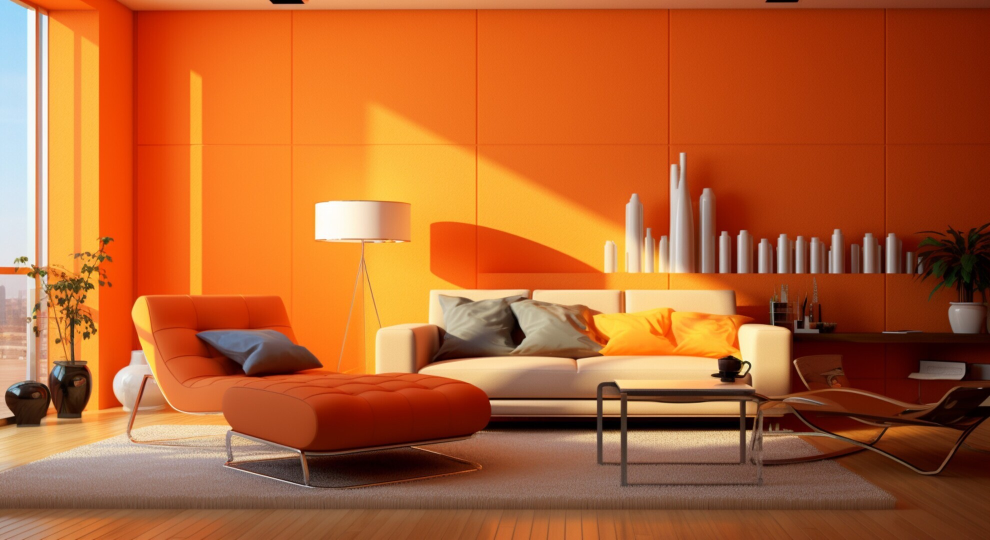
#> input picture Block_2/Practical_work_1_OpenCV/room.jpg, 1980 x 1080 px, given in place of the camera (shown at 1/2 size)
$ python Laboratory_Work.py
#> lines starting #> are read from the running program, lines starting #| are printed output that depends on the picture; after the words box and inside, x2 and y2 are one past the last pixel; in counts of white or black regions, pixels touching at a corner belong together
import cv2
import numpy as np

cap=cv2.VideoCapture(0)
lower_blue=np.array([90, 50, 50])
upper_blue=np.array([130, 255, 255])

while True:
    ret,frame=cap.read()
#> frame is the input picture: shape (1080, 1980, 3); mean B, G, R 47.6, 98, 180.8
    if not ret:
        break


    hsv_frame=cv2.cvtColor(frame, cv2.COLOR_BGR2HSV)
#> hsv_frame: shape (1080, 1980, 3); mean H, S, V 14.2, 190, 181.6
    mask=cv2.inRange(hsv_frame, lower_blue, upper_blue)
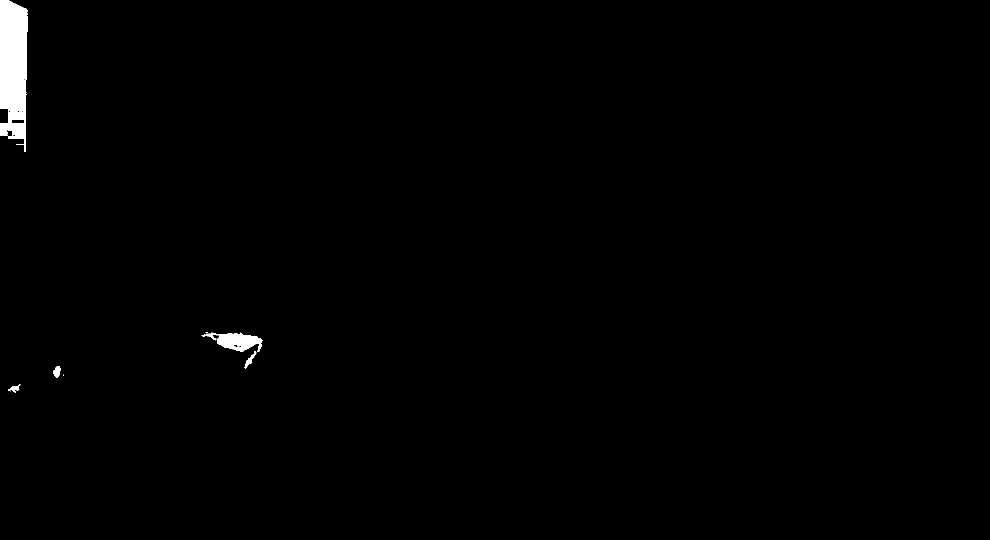
#> mask: shape (1080, 1980) (shown at 1/2 size); 0.79% white; 11 white regions (6 under 20 px)
    result=cv2.bitwise_and(frame, frame, mask=mask)

    contours, _=cv2.findContours(mask.copy(),
                                   cv2.RETR_EXTERNAL,
                                   cv2.CHAIN_APPROX_SIMPLE)
#> contours = 11 contours, 6 with area under 20; largest, box (x1, y1, x2, y2) and area: (0, 0, 55, 304) 13600, (403, 665, 525, 704) 2344, (106, 732, 121, 756) 208, (489, 702, 513, 737) 190, (17, 769, 41, 786) 136

    if len(contours) > 0:
        largest_contour=max(contours, key=cv2.contourArea)
#> largest_contour = contour of 75 points, box (x1, y1, x2, y2) (0, 0, 55, 304), area 13600

        if cv2.contourArea(largest_contour) > 200:
            M=cv2.moments(largest_contour)
#> M = moments, m00 13600, centre m10/m00, m01/m00 = (26.56, 136.6)

        if M["m00"] != 0:
            cX = int(M["m10"] / M["m00"])
#> cX = 26
            cY = int(M["m01"] / M["m00"])
#> cY = 136


            cv2.circle(frame, (cX, cY), 7, (205, 255, 0), -1)
#> frame: shape (1080, 1980, 3); 0.01% of pixels changed, all inside (x1, y1, x2, y2) = (19, 129, 34, 144)


            cv2.putText(frame, f"X: {cX}, Y: {cY}",
                        (cX + 10, cY - 10),
                        cv2.FONT_HERSHEY_SIMPLEX,
                        0.5, (255, 255, 255), 2)
#> frame: shape (1080, 1980, 3); mean B, G, R 47.7, 98, 180.8


    #cv2.imshow('Image', frame) # Оригінальний кадр
    cv2.imshow('Object Tracking', frame) # Центр синього об'єкта
    #cv2.imshow('Mask', mask) # Маска кольору
    if cv2.waitKey(1) & 0xFF == ord('q'):
#> (key q is pressed here)
        break
